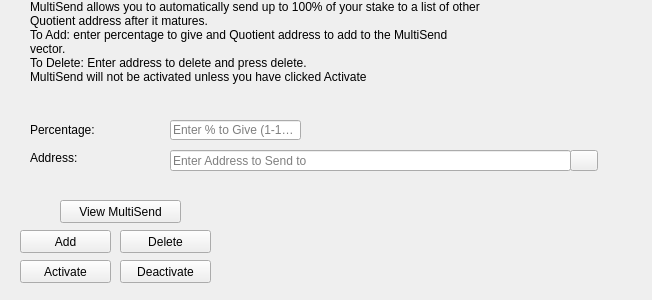
<?xml version="1.0" encoding="UTF-8"?>
<ui version="4.0">
 <class>StakeForCharityDialog</class>
 <widget class="QWidget" name="StakeForCharityDialog">
  <property name="windowModality">
   <enum>Qt::NonModal</enum>
  </property>
  <property name="geometry">
   <rect>
    <x>0</x>
    <y>0</y>
    <width>652</width>
    <height>300</height>
   </rect>
  </property>
  <property name="windowTitle">
   <string>MultiSend</string>
  </property>
  <widget class="QLineEdit" name="charityPercentEdit">
   <property name="geometry">
    <rect>
     <x>170</x>
     <y>120</y>
     <width>131</width>
     <height>20</height>
    </rect>
   </property>
   <property name="toolTip">
    <string>Enter whole numbers 1 - 100</string>
   </property>
   <property name="placeholderText">
    <string>Enter % to Give (1-100)</string>
   </property>
  </widget>
  <widget class="QLineEdit" name="charityAddressEdit">
   <property name="geometry">
    <rect>
     <x>170</x>
     <y>150</y>
     <width>401</width>
     <height>21</height>
    </rect>
   </property>
   <property name="toolTip">
    <string/>
   </property>
   <property name="placeholderText">
    <string>Enter Address to Send to</string>
   </property>
  </widget>
  <widget class="QLabel" name="label_2">
   <property name="geometry">
    <rect>
     <x>30</x>
     <y>0</y>
     <width>451</width>
     <height>121</height>
    </rect>
   </property>
   <property name="lineWidth">
    <number>1</number>
   </property>
   <property name="text">
    <string>MultiSend allows you to automatically send up to 100% of your stake to a list of other Quotient address after it matures.
To Add: enter percentage to give and Quotient address to add to the MultiSend vector. 
To Delete: Enter address to delete and press delete.
MultiSend will not be activated unless you have clicked Activate</string>
   </property>
   <property name="alignment">
    <set>Qt::AlignLeading|Qt::AlignLeft|Qt::AlignTop</set>
   </property>
   <property name="wordWrap">
    <bool>true</bool>
   </property>
  </widget>
  <widget class="QLabel" name="message">
   <property name="geometry">
    <rect>
     <x>240</x>
     <y>200</y>
     <width>381</width>
     <height>91</height>
    </rect>
   </property>
   <property name="text">
    <string/>
   </property>
  </widget>
  <widget class="QPushButton" name="addButton">
   <property name="geometry">
    <rect>
     <x>20</x>
     <y>230</y>
     <width>91</width>
     <height>23</height>
    </rect>
   </property>
   <property name="toolTip">
    <string/>
   </property>
   <property name="statusTip">
    <string>Add to MultiSend Vector</string>
   </property>
   <property name="text">
    <string>Add</string>
   </property>
  </widget>
  <widget class="QPushButton" name="disableButton">
   <property name="geometry">
    <rect>
     <x>120</x>
     <y>260</y>
     <width>91</width>
     <height>23</height>
    </rect>
   </property>
   <property name="statusTip">
    <string>Deactivate MultiSend</string>
   </property>
   <property name="text">
    <string>Deactivate</string>
   </property>
  </widget>
  <widget class="QPushButton" name="addressBookButton">
   <property name="geometry">
    <rect>
     <x>570</x>
     <y>150</y>
     <width>28</width>
     <height>21</height>
    </rect>
   </property>
   <property name="toolTip">
    <string>Choose an address from the address book</string>
   </property>
   <property name="text">
    <string/>
   </property>
   <property name="icon">
    <iconset resource="../bitcoin.qrc">
     <normaloff>:/icons/address-book</normaloff>:/icons/address-book</iconset>
   </property>
   <property name="shortcut">
    <string>Alt+A</string>
   </property>
   <property name="autoDefault">
    <bool>false</bool>
   </property>
  </widget>
  <widget class="QLabel" name="label">
   <property name="geometry">
    <rect>
     <x>30</x>
     <y>120</y>
     <width>121</width>
     <height>20</height>
    </rect>
   </property>
   <property name="toolTip">
    <string>Percentage of stake to send</string>
   </property>
   <property name="text">
    <string>Percentage:</string>
   </property>
  </widget>
  <widget class="QLabel" name="label_5">
   <property name="geometry">
    <rect>
     <x>30</x>
     <y>150</y>
     <width>111</width>
     <height>16</height>
    </rect>
   </property>
   <property name="toolTip">
    <string>Address to send portion of stake to</string>
   </property>
   <property name="text">
    <string>Address:</string>
   </property>
  </widget>
  <widget class="QPushButton" name="deleteButton">
   <property name="geometry">
    <rect>
     <x>120</x>
     <y>230</y>
     <width>91</width>
     <height>23</height>
    </rect>
   </property>
   <property name="toolTip">
    <string/>
   </property>
   <property name="statusTip">
    <string>Delete Address From MultiSend Vector</string>
   </property>
   <property name="text">
    <string>Delete</string>
   </property>
  </widget>
  <widget class="QPushButton" name="activateButton">
   <property name="geometry">
    <rect>
     <x>20</x>
     <y>260</y>
     <width>91</width>
     <height>23</height>
    </rect>
   </property>
   <property name="statusTip">
    <string>Activate MultiSend</string>
   </property>
   <property name="text">
    <string>Activate</string>
   </property>
  </widget>
  <widget class="QPushButton" name="viewButton">
   <property name="geometry">
    <rect>
     <x>60</x>
     <y>200</y>
     <width>121</width>
     <height>23</height>
    </rect>
   </property>
   <property name="toolTip">
    <string/>
   </property>
   <property name="statusTip">
    <string>View MultiSend Vector</string>
   </property>
   <property name="text">
    <string>View MultiSend</string>
   </property>
  </widget>
 </widget>
 <resources>
  <include location="../bitcoin.qrc"/>
 </resources>
 <connections/>
</ui>
